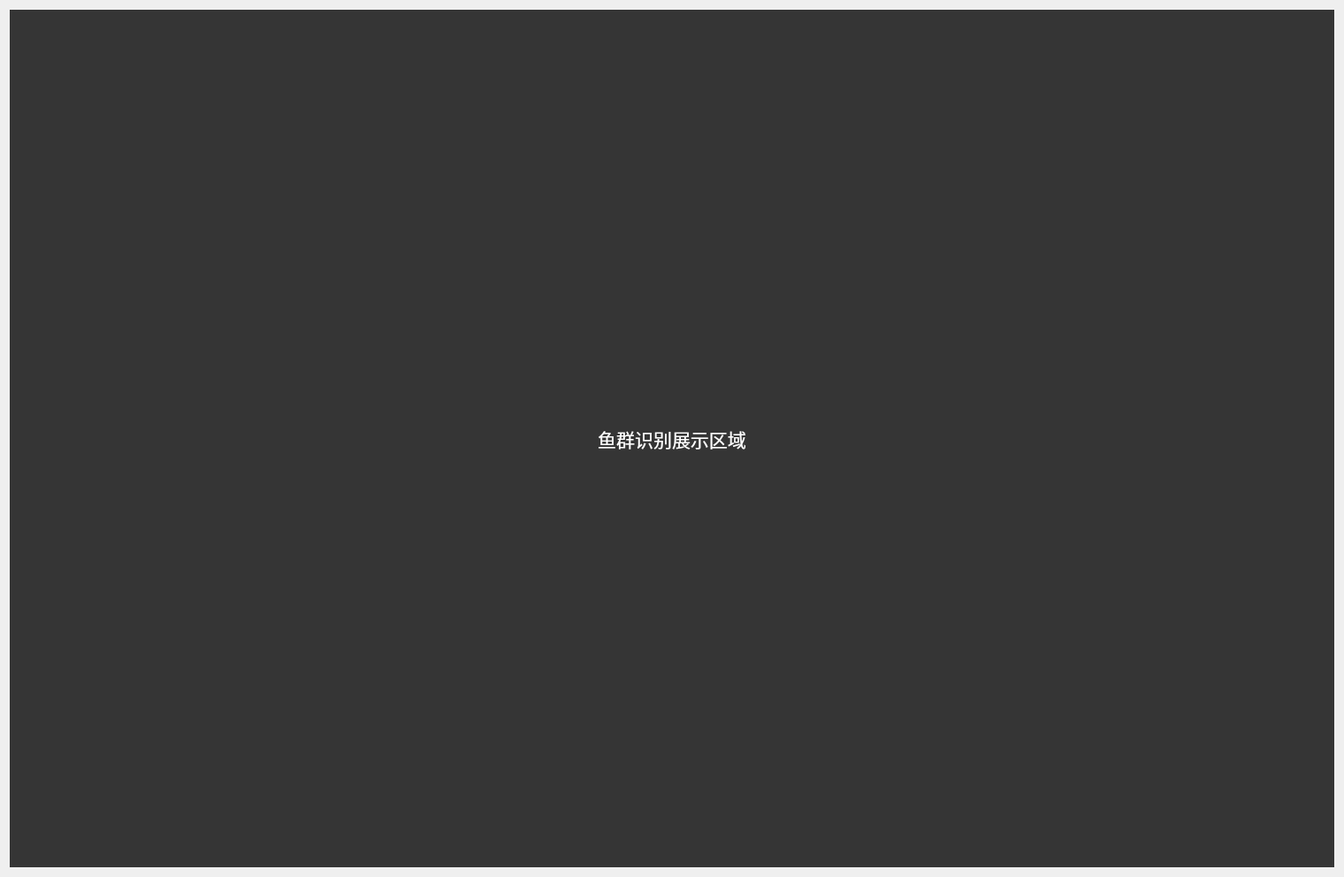
<?xml version="1.0" encoding="UTF-8"?>
<ui version="4.0">
 <class>show</class>
 <widget class="QWidget" name="show">
  <property name="geometry">
   <rect>
    <x>0</x>
    <y>0</y>
    <width>1518</width>
    <height>991</height>
   </rect>
  </property>
  <property name="windowTitle">
   <string>Form</string>
  </property>
  <layout class="QGridLayout" name="gridLayout">
   <item row="0" column="0">
    <widget class="QLabel" name="label">
     <property name="font">
      <font>
       <family>微软雅黑</family>
       <pointsize>16</pointsize>
      </font>
     </property>
     <property name="styleSheet">
      <string notr="true">background-color: rgb(53, 53, 53);
color: rgb(255, 255, 255);</string>
     </property>
     <property name="text">
      <string>鱼群识别展示区域</string>
     </property>
     <property name="scaledContents">
      <bool>true</bool>
     </property>
     <property name="alignment">
      <set>Qt::AlignCenter</set>
     </property>
    </widget>
   </item>
  </layout>
 </widget>
 <resources/>
 <connections/>
</ui>
